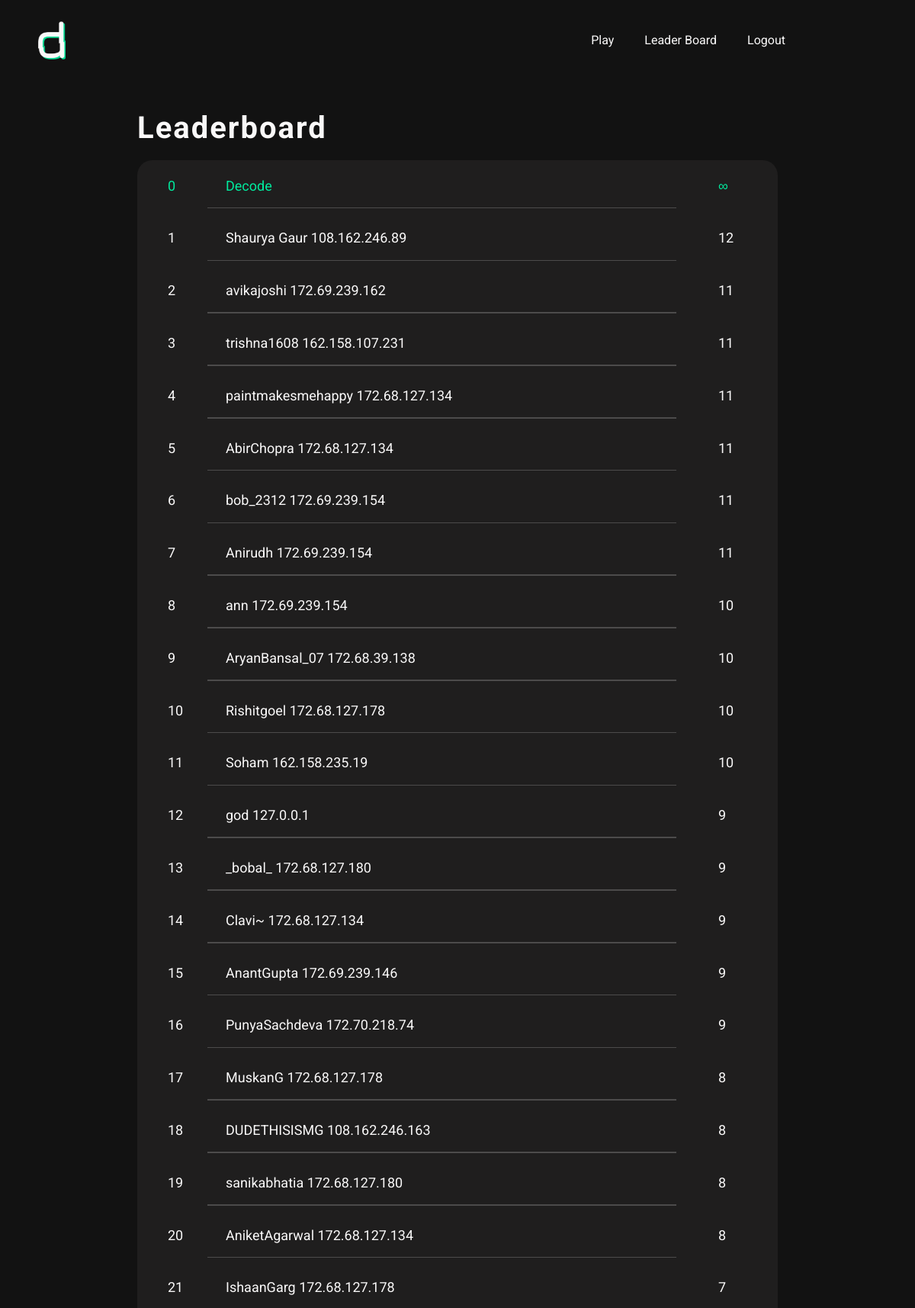
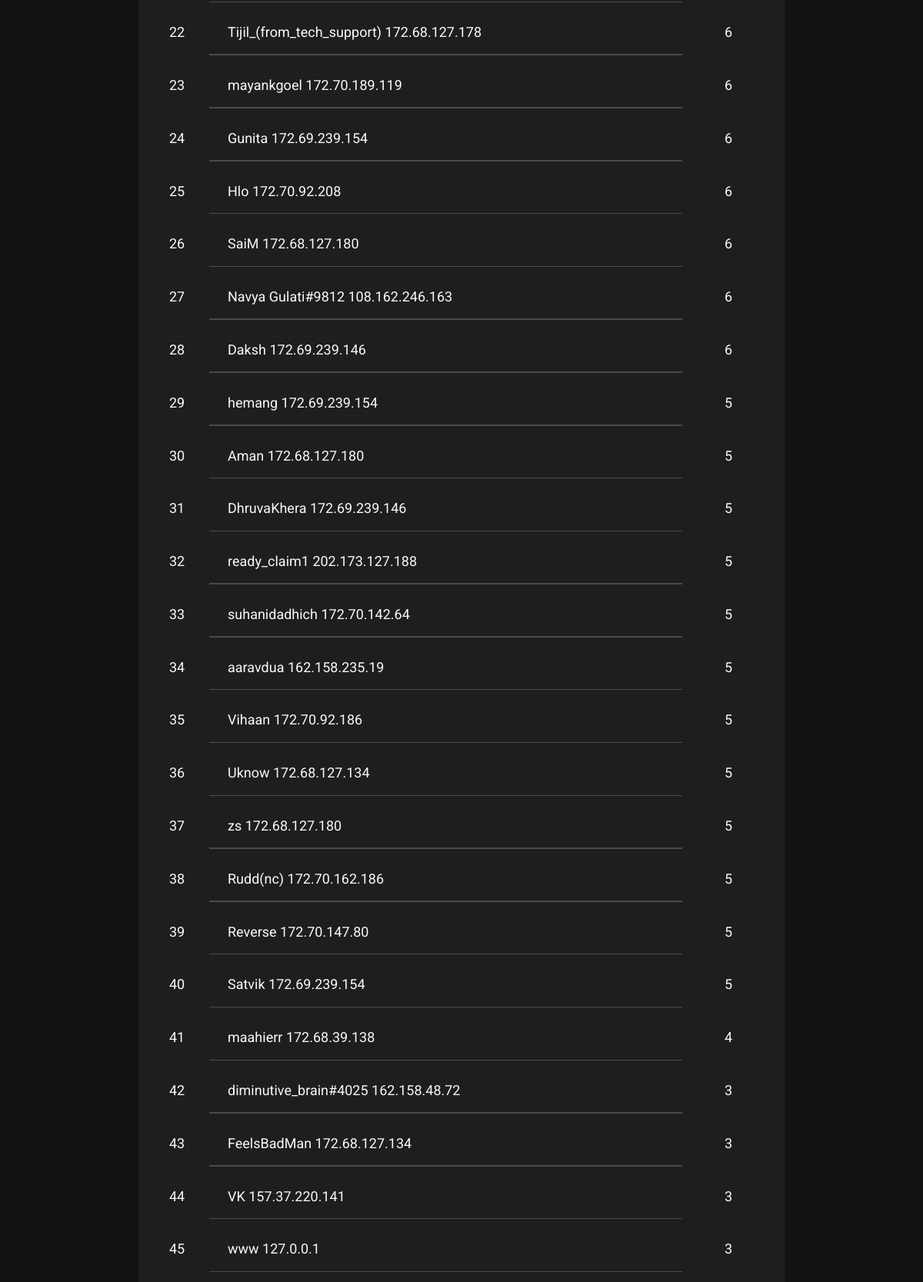
/leaderboard (signed in, upper part), run on the app's committed database (2 pictures, top to bottom).
### cryptic/models.py (models this page shows, shortened)
class User(db.Model,UserMixin):
    __tablename__ = 'users'
    id = db.Column(db.Integer,primary_key = True)
    fname = db.Column(db.String)
    lname = db.Column(db.String)
    email = db.Column(db.String(64),index=True)
    username = db.Column(db.String(64),unique=True,index=True)
    classe = db.Column(db.String)
    password_hash = db.Column(db.String)
    question = db.Column(db.Integer)
    answer_time = db.Column(db.DateTime,nullable = False,default=datetime.now)
    restricted = db.Column(db.String,default = "No")
    ip = db.Column(db.String,nullable = True)
    logs = db.relationship('Logs' , backref = 'user' , lazy = 'dynamic')

### app.py (the view)
@app.route('/leaderboard')
@login_required
def leaderboard():
    all_users = User.query.order_by(User.question.desc(),User.answer_time.asc()).all()
    rank = []
    all = []
    l = 0
    current_user.ip = flask.request.remote_addr
    db.session.commit()
    for users in all_users:
        if users.restricted == "Yes" or users.username == "Xino":
            pass
        else:
            all.append(users)
    n = len(all)
    for i in all:
        rank.append(n)
        n -= 1
    restricted = User.query.filter_by(restricted="Yes")
    return render_template('leaderboard.html',all_users=all,rank=rank,restricted=restricted)

### cryptic/models.py (called while the page is built)
@login_manager.user_loader
def load_user(user_id):
    return User.query.get(user_id)

### cryptic/templates/leaderboard.html (shortened to what this page needs)
{% extends "base.html" %}
{% block content %}
<main class="lboard-hero">
    <h1 class="heading-1">Leaderboard</h1>
    <div class="lboard">
      <div class="lboard-item lboard-item-main">
        <p class="sno">0</p>
        <p class="lboard-name">Decode</p>
        <p class="lboard-points">∞</p>
    </div>
      {%for user in all_users%}
        <div class="lboard-item">
            <p class="sno">{{rank.pop()}}</p>
            {%if user == current_user%}
            <p class="lboard-name">{{user.username}}(You)</p>
            {%else%}
              {%if current_user.username == "Xino"%}
              <a class="lboard-name" href="{{url_for('profile',username = user.id)}}"><p class="lboard-name">{{user.username}}
              {%if user.ip%}
              {{user.ip}}
              {%endif%}
              </p></a>
              {%else%}
            <p class="lboard-name">{{user.username}}</p>
              {%endif%}
            {%endif%}
            <p class="lboard-points">{{user.question - 1}}</p>
        </div>
      {%endfor%}
    </div>
</main>
{%endblock%}

### cryptic/static/styles.css (style rules this page uses)
:root { --color-primary: #07da93; --color-primary-light: #00eb9e; --color-primary-dark: #02bb7d; --color-grey-light-1: #faf9f9; --color-grey-light-2: #c6c7c9; --color-grey-dark-1: #121212; --color-grey-dark-2: #1f1e1e; }
html { font-size: 62.5% !important; box-sizing: border-box; scroll-behavior: smooth !important; }
@media only screen and (max-width: 75em) { html { font-size: 50%; } }
*, *::before, *::after { margin: 0; padding: 0; box-sizing: inherit; font-family: "Roboto", sans-serif; line-height: 1.6; text-decoration: none; color: var(--color-grey-light-1); }
body { background-color: var(--color-grey-dark-1); overflow-x: hidden; }
.heading-1 { font-size: 4rem; letter-spacing: 2px; }
.lboard-hero { width: 70%; margin: 3rem auto 5rem auto; }
.lboard { margin-top: 1rem; background-color: var(--color-grey-dark-2); border-radius: 20px; padding: 1rem; overflow-x: hidden; }
.lboard-item { display: flex; padding: 1rem 3rem; font-size: 1.8rem; align-items: center; position: relative; margin-bottom: 2rem; }
.lboard-item:not(:last-child)::after { content: ''; height: 1.5px; width: 75%; background-color: rgba(255, 255, 255, .2); position: absolute; bottom: -5px; left: 10%; }
.sno { flex: 0 0 10%; }
.lboard-name { flex: 0 0 85%; }
.lboard-item-main p { color: var(--color-primary-light); }

### data on the page
User: pop "1", username "Shaurya Gaur", ip "108.162.246.89", user.question-1 "12"
User: pop "2", username "avikajoshi", ip "172.69.239.162", user.question-1 "11"
User: pop "3", username "trishna1608", ip "162.158.107.231", user.question-1 "11"
User: pop "4", username "paintmakesmehappy", ip "172.68.127.134", user.question-1 "11"
User: pop "5", username "AbirChopra", ip "172.68.127.134", user.question-1 "11"
User: pop "6", username "bob_2312", ip "172.69.239.154", user.question-1 "11"
User: pop "7", username "Anirudh", ip "172.69.239.154", user.question-1 "11"
User: pop "8", username "ann", ip "172.69.239.154", user.question-1 "10"
User: pop "9", username "AryanBansal_07", ip "172.68.39.138", user.question-1 "10"
User: pop "10", username "Rishitgoel", ip "172.68.127.178", user.question-1 "10"
User: pop "11", username "Soham", ip "162.158.235.19", user.question-1 "10"
User: pop "12", username "god", ip "127.0.0.1", user.question-1 "9"
User: pop "13", username "_bobal_", ip "172.68.127.180", user.question-1 "9"
User: pop "14", username "Clavi~", ip "172.68.127.134", user.question-1 "9"
User: pop "15", username "AnantGupta", ip "172.69.239.146", user.question-1 "9"
User: pop "16", username "PunyaSachdeva", ip "172.70.218.74", user.question-1 "9"
User: pop "17", username "MuskanG", ip "172.68.127.178", user.question-1 "8"
User: pop "18", username "DUDETHISISMG", ip "108.162.246.163", user.question-1 "8"
User: pop "19", username "sanikabhatia", ip "172.68.127.180", user.question-1 "8"
User: pop "20", username "AniketAgarwal", ip "172.68.127.134", user.question-1 "8"
User: pop "21", username "IshaanGarg", ip "172.68.127.178", user.question-1 "7"
User: pop "22", username "Tijil_(from_tech_support)", ip "172.68.127.178", user.question-1 "6"
User: pop "23", username "mayankgoel", ip "172.70.189.119", user.question-1 "6"
User: pop "24", username "Gunita", ip "172.69.239.154", user.question-1 "6"
User: pop "25", username "Hlo", ip "172.70.92.208", user.question-1 "6"
User: pop "26", username "SaiM", ip "172.68.127.180", user.question-1 "6"
User: pop "27", username "Navya Gulati#9812", ip "108.162.246.163", user.question-1 "6"
User: pop "28", username "Daksh", ip "172.69.239.146", user.question-1 "6"
User: pop "29", username "hemang", ip "172.69.239.154", user.question-1 "5"
User: pop "30", username "Aman", ip "172.68.127.180", user.question-1 "5"
User: pop "31", username "DhruvaKhera", ip "172.69.239.146", user.question-1 "5"
User: pop "32", username "ready_claim1", ip "202.173.127.188", user.question-1 "5"
User: pop "33", username "suhanidadhich", ip "172.70.142.64", user.question-1 "5"
User: pop "34", username "aaravdua", ip "162.158.235.19", user.question-1 "5"
User: pop "35", username "Vihaan", ip "172.70.92.186", user.question-1 "5"
User: pop "36", username "Uknow", ip "172.68.127.134", user.question-1 "5"
User: pop "37", username "zs", ip "172.68.127.180", user.question-1 "5"
User: pop "38", username "Rudd(nc)", ip "172.70.162.186", user.question-1 "5"
User: pop "39", username "Reverse", ip "172.70.147.80", user.question-1 "5"
User: pop "40", username "Satvik", ip "172.69.239.154", user.question-1 "5"
User: pop "41", username "maahierr", ip "172.68.39.138", user.question-1 "4"
User: pop "42", username "diminutive_brain#4025", ip "162.158.48.72", user.question-1 "3"
User: pop "43", username "FeelsBadMan", ip "172.68.127.134", user.question-1 "3"
User: pop "44", username "VK", ip "157.37.220.141", user.question-1 "3"
User: pop "45", username "www", ip "127.0.0.1", user.question-1 "3"
